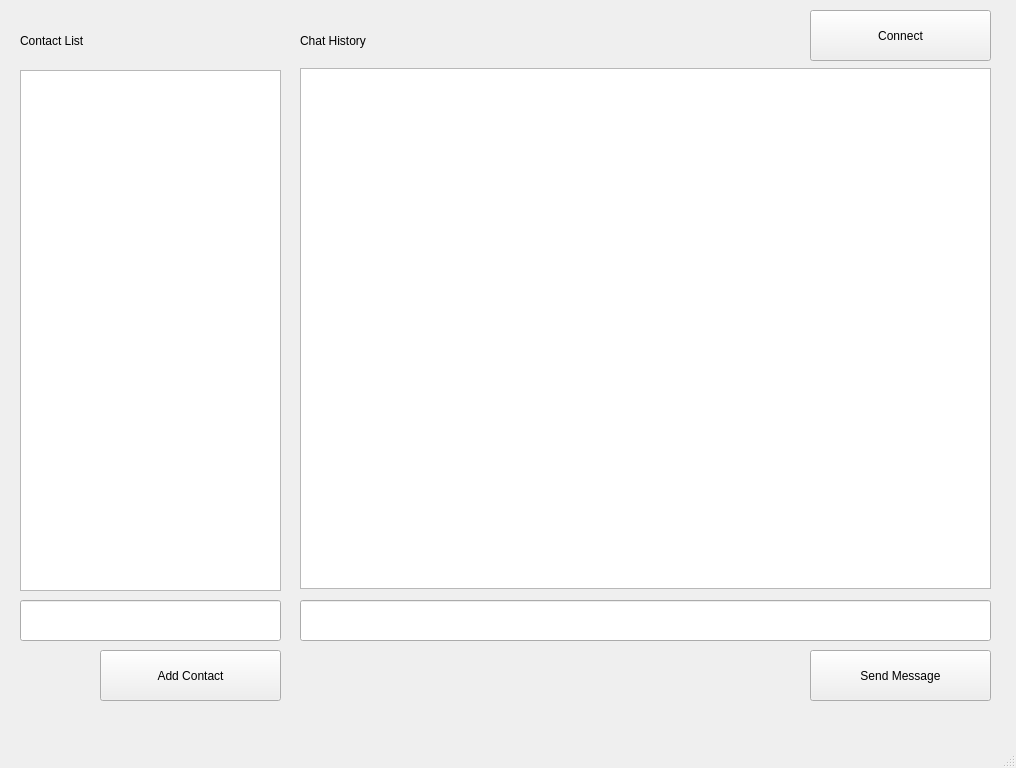
<?xml version="1.0" encoding="UTF-8"?>
<ui version="4.0">
 <class>MainWindow</class>
 <widget class="QMainWindow" name="MainWindow">
  <property name="geometry">
   <rect>
    <x>0</x>
    <y>0</y>
    <width>1016</width>
    <height>768</height>
   </rect>
  </property>
  <property name="windowTitle">
   <string>Chat (Client)</string>
  </property>
  <widget class="QWidget" name="centralwidget">
   <widget class="QPushButton" name="btn_cont">
    <property name="geometry">
     <rect>
      <x>100</x>
      <y>650</y>
      <width>181</width>
      <height>51</height>
     </rect>
    </property>
    <property name="font">
     <font>
      <pointsize>9</pointsize>
     </font>
    </property>
    <property name="text">
     <string>Add Contact</string>
    </property>
   </widget>
   <widget class="QLabel" name="lbl_1">
    <property name="geometry">
     <rect>
      <x>20</x>
      <y>20</y>
      <width>261</width>
      <height>41</height>
     </rect>
    </property>
    <property name="font">
     <font>
      <pointsize>9</pointsize>
     </font>
    </property>
    <property name="text">
     <string>Contact List</string>
    </property>
    <property name="alignment">
     <set>Qt::AlignLeading|Qt::AlignLeft|Qt::AlignVCenter</set>
    </property>
   </widget>
   <widget class="QLineEdit" name="line_msg">
    <property name="geometry">
     <rect>
      <x>300</x>
      <y>600</y>
      <width>691</width>
      <height>41</height>
     </rect>
    </property>
   </widget>
   <widget class="QLineEdit" name="line_cont">
    <property name="geometry">
     <rect>
      <x>20</x>
      <y>600</y>
      <width>261</width>
      <height>41</height>
     </rect>
    </property>
   </widget>
   <widget class="QLabel" name="lbl_2">
    <property name="geometry">
     <rect>
      <x>300</x>
      <y>20</y>
      <width>481</width>
      <height>41</height>
     </rect>
    </property>
    <property name="font">
     <font>
      <pointsize>9</pointsize>
     </font>
    </property>
    <property name="text">
     <string>Chat History</string>
    </property>
    <property name="alignment">
     <set>Qt::AlignLeading|Qt::AlignLeft|Qt::AlignVCenter</set>
    </property>
   </widget>
   <widget class="QPushButton" name="btn_send">
    <property name="geometry">
     <rect>
      <x>810</x>
      <y>650</y>
      <width>181</width>
      <height>51</height>
     </rect>
    </property>
    <property name="font">
     <font>
      <pointsize>9</pointsize>
     </font>
    </property>
    <property name="text">
     <string>Send Message</string>
    </property>
   </widget>
   <widget class="QPushButton" name="btn_conn">
    <property name="geometry">
     <rect>
      <x>810</x>
      <y>10</y>
      <width>181</width>
      <height>51</height>
     </rect>
    </property>
    <property name="font">
     <font>
      <pointsize>9</pointsize>
     </font>
    </property>
    <property name="text">
     <string>Connect</string>
    </property>
   </widget>
   <widget class="QPlainTextEdit" name="text_chat">
    <property name="geometry">
     <rect>
      <x>300</x>
      <y>68</y>
      <width>691</width>
      <height>521</height>
     </rect>
    </property>
   </widget>
   <widget class="QPlainTextEdit" name="text_cont">
    <property name="geometry">
     <rect>
      <x>20</x>
      <y>70</y>
      <width>261</width>
      <height>521</height>
     </rect>
    </property>
   </widget>
  </widget>
  <widget class="QMenuBar" name="menubar">
   <property name="geometry">
    <rect>
     <x>0</x>
     <y>0</y>
     <width>1016</width>
     <height>25</height>
    </rect>
   </property>
  </widget>
  <widget class="QStatusBar" name="statusbar"/>
 </widget>
 <resources/>
 <connections/>
</ui>
